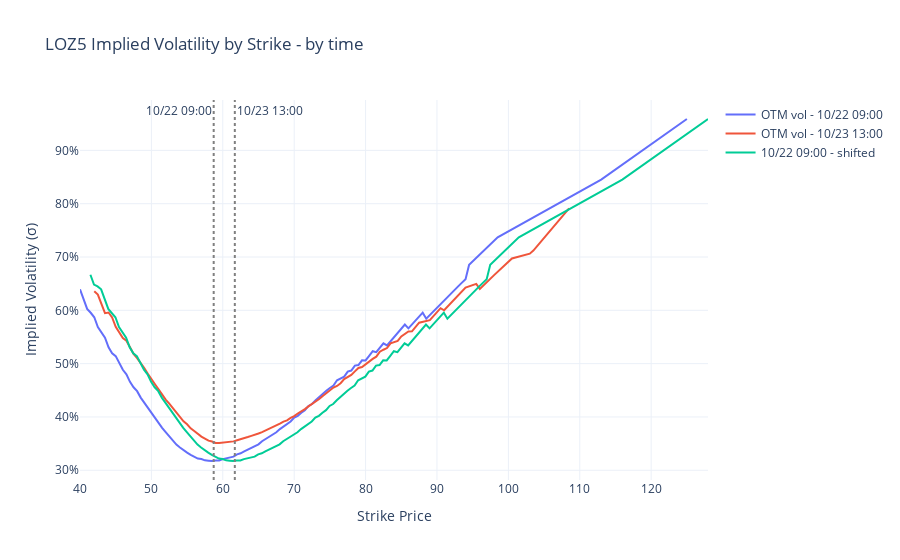

Notebook cell for this chart:
### Markdown cell above
### Risk assessment

When `CLZ5` moves from \\$58.72/3 on 10/22 to \\$61.68/9 on 10/23, the skew moves as well.

### Code cell
near_atm = (40.0, 150.0)
fig = go.Figure()
for timestamp, otm_df in otm_options.items():
    add_vol_plot(
        fig=fig,
        vol_df=otm_df,
        name=f"OTM vol - {format_t(timestamp)}",
        y_col="iv_midprice",
        strike_range=near_atm,
        mode="lines",
    )

t0 = time_range[0][1]
underlying_change = underlying_price[time_range[1][1]] - underlying_price[t0]
otm_options[t0]["shifted_strike"] = otm_options[t0]["strike_price"] + underlying_change
add_vol_plot(
    fig=fig,
    vol_df=otm_options[t0],
    name=f"{format_t(t0)} - shifted",
    x_col="shifted_strike",
    y_col="iv_midprice",
    strike_range=near_atm,
    mode="lines",
)

add_underlying(
    fig=fig,
    underlying_price=underlying_price[time_range[0][1]],
    text=format_t(time_range[0][1]),
    position="top left",
)
add_underlying(
    fig=fig,
    underlying_price=underlying_price[time_range[1][1]],
    text=format_t(time_range[1][1]),
)
layout_vol(fig=fig, label=option_label, detail="by time")
fig.show()
